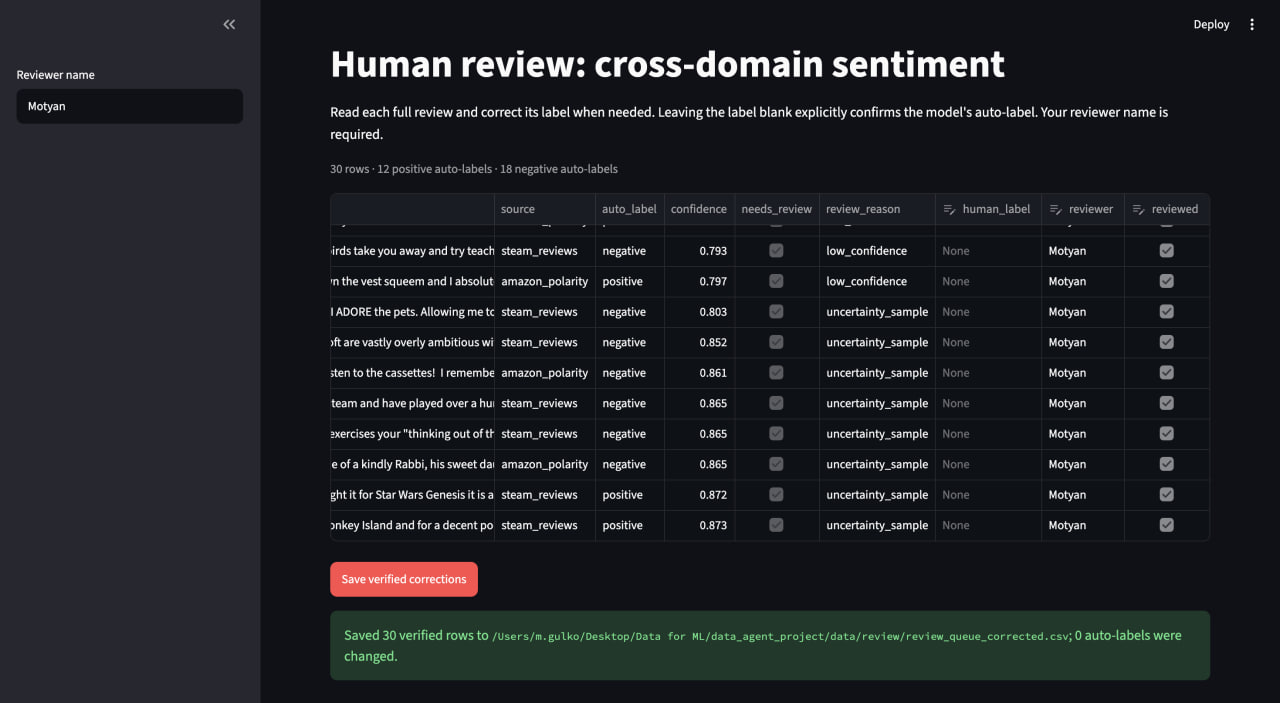
#> input picture Streamlit screens/saved streamlit.jpg, 1280 x 703 px; its folder holds only this picture in this run
$ python -i media.py   (imports and definitions only)
#> lines starting #> are read from the running program, lines starting #| are printed output that depends on the picture
#> further down, picture is the input picture: PIL image 1280x703 RGB; mean R, G, B 30.4, 32.5, 36.6
"""Local media inspection and bounded frame extraction using real video PTS.

Pillow and PyAV are imported when their respective modalities are used. There is
no external model call, download, source-file mutation, or shell invocation here.
"""

from __future__ import annotations

import hashlib
import json
import math
from collections.abc import Mapping
from pathlib import Path
from typing import Any

import numpy as np
import pandas as pd

from agents.contracts import TaskSpec

IMAGE_EXTENSIONS = {".jpg", ".jpeg", ".png", ".webp", ".bmp", ".tif", ".tiff", ".gif"}
VIDEO_EXTENSIONS = {".mp4", ".mov", ".mkv", ".avi", ".webm", ".m4v", ".mpeg", ".mpg"}


# [24 lines left out: functions file_sha256, _pillow, _pyav, not called in this run]


def _image_statistics(image: Any) -> dict[str, Any]:
    image = image.convert("RGB")
    gray = np.asarray(image.convert("L").resize((64, 64)), dtype=np.float64)
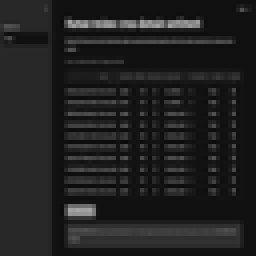
#> gray: shape (64, 64) float64 (shown 4 times larger); min 10, max 165, mean 32.3
    # These are diagnostics, not automatic reasons to reject dark/blurred scenes.
    gradient = float(np.var(np.diff(gray, axis=0)) + np.var(np.diff(gray, axis=1)))
#> gradient = 706.4
    bits = np.asarray(image.convert("L").resize((9, 8)))
    differences = bits[:, 1:] > bits[:, :-1]
    dhash = sum(int(bit) << index for index, bit in enumerate(differences.flat))
#> dhash = 6211066573739001366
    return {
        "width": int(image.width),
        "height": int(image.height),
        "brightness": float(gray.mean()),
        "edge_variance": gradient,
        "perceptual_hash": f"{dhash:016x}",
    }


# [306 lines left out: functions inspect_media, _frame_time, _frame_duration, _sampling_settings, _save_image, prepare_media and 2 more, not called in this run]


__all__ = [
    "IMAGE_EXTENSIONS",
    "VIDEO_EXTENSIONS",
    "file_sha256",
    "inspect_media",
    "prepare_media",
    "sample_video_frames",
]

>>> from PIL import Image
>>> picture = Image.open('../Streamlit screens/saved streamlit.jpg')
>>> result = _image_statistics(picture)
#> result = {'width': 1280, 'height': 703, 'brightness': 32.34, 'edge_variance': 706.4, 'perceptual_hash': '5632242424040616'}

$ run again, on Streamlit screens/open streamlit.png
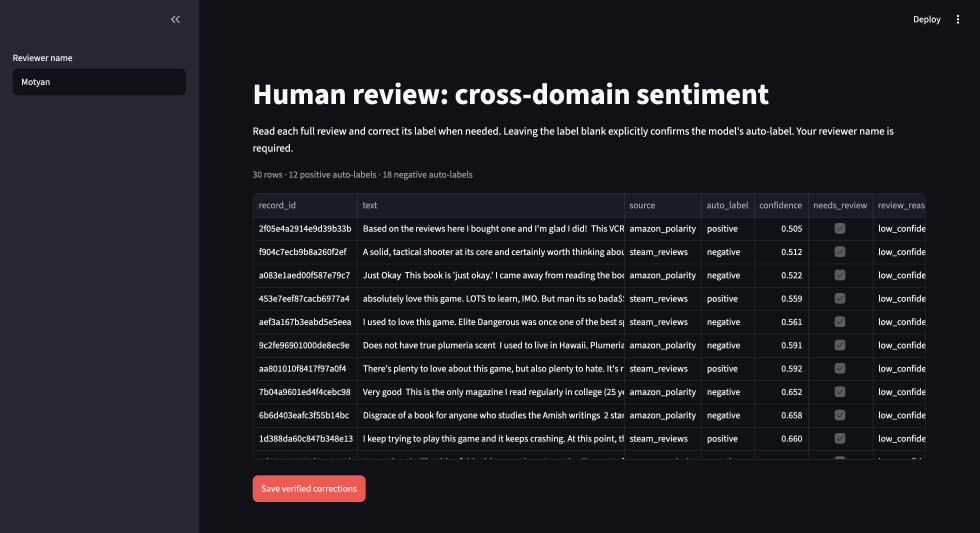
#> input picture Streamlit screens/open streamlit.png, 2938 x 1598 px (shown at 1/3 size)
#> picture is the input picture: PIL image 2938x1598 RGBA; mean R, G, B, A 29.8, 31, 36.4, 255
#> in _image_statistics, `gray = np.asarray(image.convert("L").resize((64, 64)), dtype=np.float64)`:
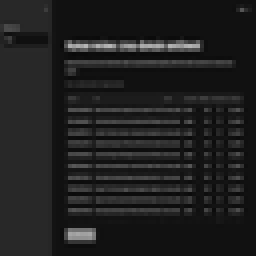
#> gray: shape (64, 64) float64 (shown 4 times larger); min 10, max 181, mean 31.4
#> gradient = 753.9
#> dhash = 1298176354004506240
#> result = {'width': 2938, 'height': 1598, 'brightness': 31.41, 'edge_variance': 753.9, 'perceptual_hash': '12040c8414401680'}
